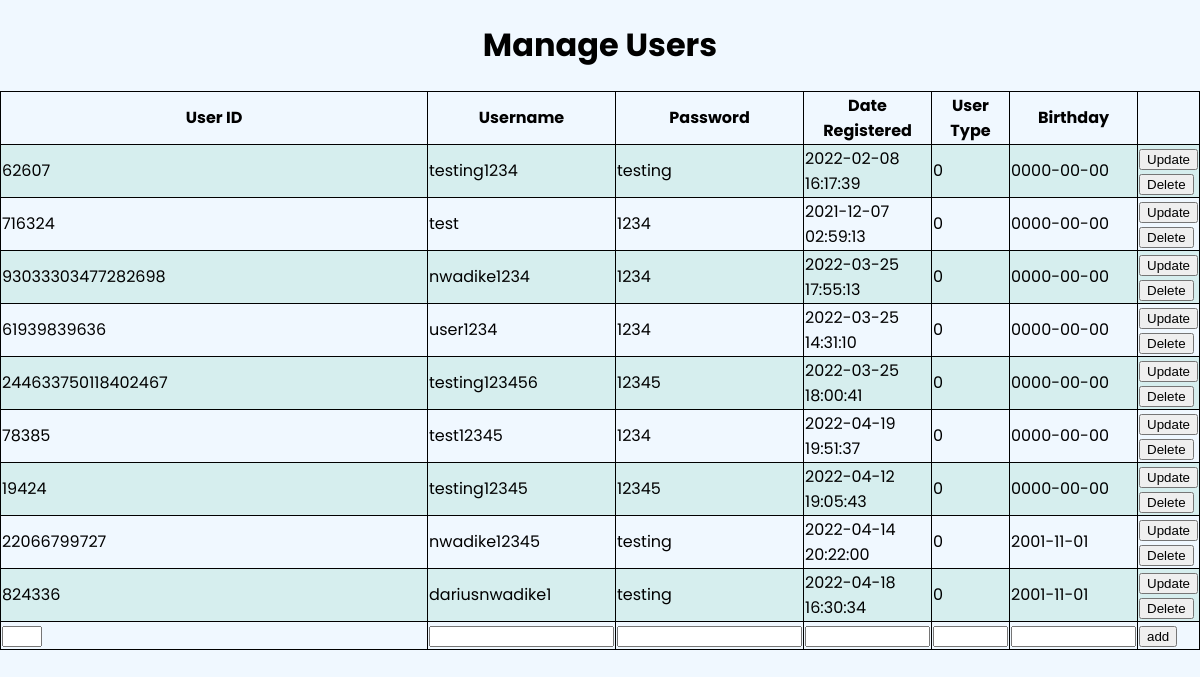
Page /manageusers.php (signed in) on the earlier database version.
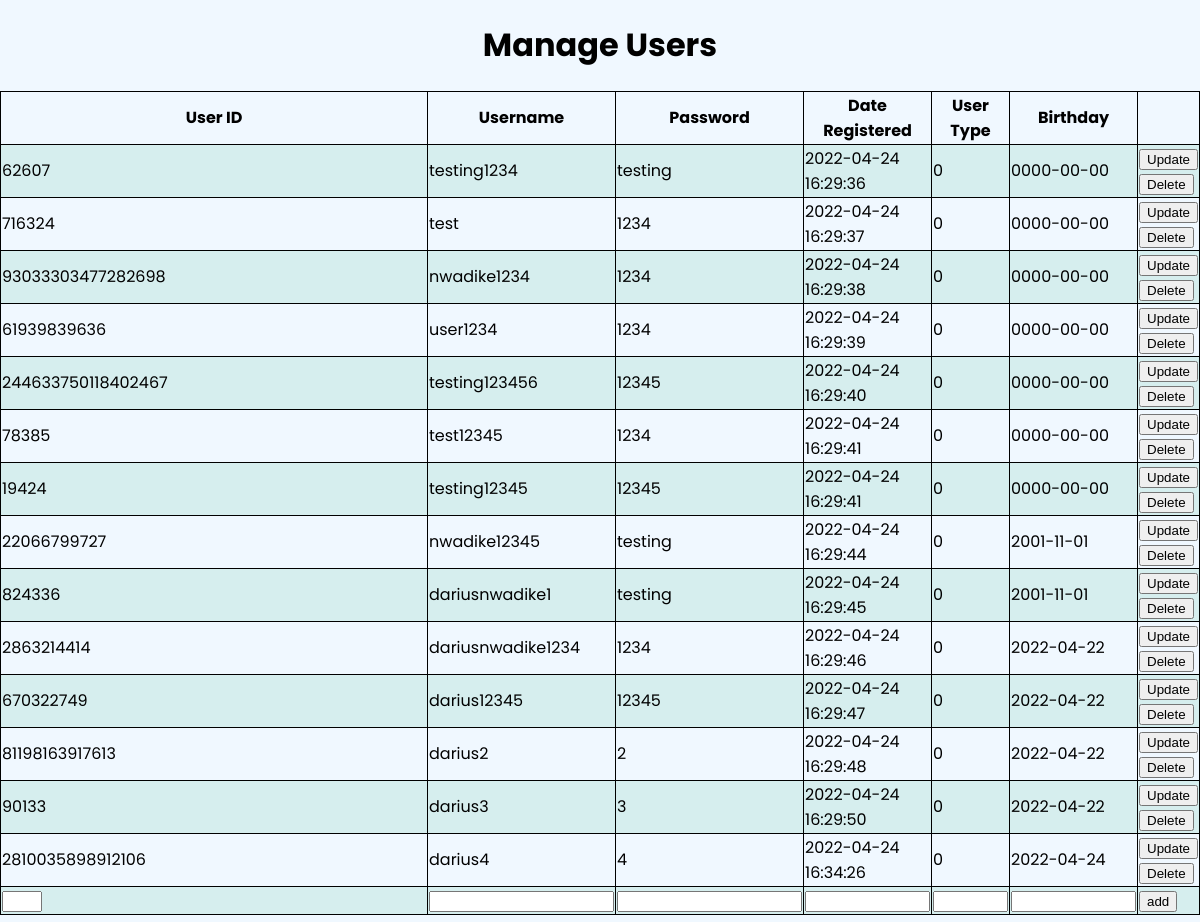
Same page on the later database version.
### tables this page shows
CREATE TABLE `users` (
  `id` bigint(20) NOT NULL,
  `user_id` bigint(20) NOT NULL,
  `firstName` text NOT NULL,
  `lastName` text NOT NULL,
  `email` text NOT NULL,
  `address` text NOT NULL,
  `city` text NOT NULL,
  `state` text NOT NULL,
  `zipCode` text NOT NULL,
  `user_name` varchar(100) NOT NULL,
  `password` varchar(100) NOT NULL,
  `birthday` date NOT NULL,
  `date` timestamp NOT NULL DEFAULT current_timestamp() ON UPDATE current_timestamp(),
  `user_type` int(11) NOT NULL,
  `profile_pic` text NOT NULL
);

### manageusers.php (the view, shortened to what this page needs)
<?php
	include("connection.php");
    $queryUsers = 'SELECT * FROM users WHERE user_type = 0';
    $users = mysqli_query($con, $queryUsers);
?>
<!doctype HTML>
<html lang="english">
<head>
	<link rel="stylesheet" href="css/account.css">
	<link rel="stylesheet" href="css/manageInventory.css">
	<center>
		<h1>Manage Users</h1>
	</center>
</head>
<body>
	<div style="display:inline-block">
		<center>
			<table>
				<tr>
					<th>User ID</th>
					<th>Username</th>
					<th>Password</th>
					<th>Date Registered</th>
					<th>User Type</th>
					<th>Birthday</th>
				</tr>
				<?php foreach ($users as $user) : ?>
				<tr>
					<td id="id<?php echo $user['user_id']?>" class="block">
						<?php echo $user['user_id']?>
					</td>
					<td id="title<?php echo $user['user_id']?>" class="data">
						<?php echo $user['user_name'] ?>
					</td>
					<td id="author<?php echo $user['user_id']?>" class="data"><?php echo $user['password'] ?>
					</td>
					<td id="genre<?php echo $user['user_id']?>" class="data"><?php echo $user['date'] ?>
					</td>
					<td id="stock<?php echo $user['user_id']?>" class="data"><?php echo $user['user_type'] ?>
					</td>
					<td id="isbn<?php echo $user['user_id']?>" class="data"><?php echo $user['birthday'] ?>
					</td>
					<td id="buttons<?php echo $user['user_id']?>" class="data">
						<button id="save<?php echo $user['user_id']?>"
							onclick="location.href='updateUser.php?id=<?php echo $user['user_id'] ?>'">Update </button> <button
							id="delete<?php echo $user['user_id']?>">Delete</button>
					</td>
				</tr>
				<?php endforeach?>
				<tr>
					<td><input type="text" style="width:40px"></td>
					<td><input type="text"></td>
					<td><input type="text"></td>
					<td><input type="text" style="width:125px"></td>
					<td><input type="text" style="width:75px"></td>
					<td><input type="text" style="width:125px"></td>
					<td><button>add</button></td>
				</tr>
			</table>
		</center>
	</div>
</body>
</html>

### css/account.css (style rules this page uses)
body { margin: 0px; padding: 0px; font-family: poppins; background-color: aliceblue; }
* { box-sizing: border-box; }
table, th, td { border: 1px solid black; border-collapse: collapse; width: 100%; }
tr:nth-child(even) { background-color: #d6eeee; }
tr { border-bottom: 1px solid #ddd; }

### css/manageInventory.css (style rules this page uses)
table, th, td { border: 1px solid black; border-collapse: collapse; width: 100%; }
tr:nth-child(even) { background-color: #D6EEEE; }
tr { border-bottom: 1px solid #ddd; }

Differences in the rows shown:
changed users "testing1234": date "2022-02-08 16:17:39" → "2022-04-24 16:29:36"
changed users "test": date "2021-12-07 02:59:13" → "2022-04-24 16:29:37"
changed users "nwadike1234": date "2022-03-25 17:55:13" → "2022-04-24 16:29:38"
changed users "user1234": date "2022-03-25 14:31:10" → "2022-04-24 16:29:39"
changed users "testing123456": date "2022-03-25 18:00:41" → "2022-04-24 16:29:40"
changed users "test12345": date "2022-04-19 19:51:37" → "2022-04-24 16:29:41"
changed users "testing12345": date "2022-04-12 19:05:43" → "2022-04-24 16:29:41"
changed users "nwadike12345": date "2022-04-14 20:22:00" → "2022-04-24 16:29:44"
changed users "dariusnwadike1": date "2022-04-18 16:30:34" → "2022-04-24 16:29:45"
added users: user "2863214414", user_name "dariusnwadike1234", password "1234", date "2022-04-24 16:29:46", user_type "0", birthday "2022-04-22"
added users: user "670322749", user_name "darius12345", password "12345", date "2022-04-24 16:29:47", user_type "0", birthday "2022-04-22"
added users: user "81198163917613", user_name "darius2", password "2", date "2022-04-24 16:29:48", user_type "0", birthday "2022-04-22"
added users: user "90133", user_name "darius3", password "3", date "2022-04-24 16:29:50", user_type "0", birthday "2022-04-22"
added users: user "2810035898912106", user_name "darius4", password "4", date "2022-04-24 16:34:26", user_type "0", birthday "2022-04-24"
